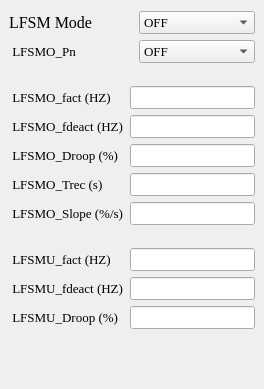
          <widget class="QWidget" name="widget_7" native="true">
           <layout class="QGridLayout" name="gridLayout_25">
            <property name="leftMargin">
             <number>0</number>
            </property>
            <property name="topMargin">
             <number>0</number>
            </property>
            <property name="rightMargin">
             <number>0</number>
            </property>
            <item row="0" column="0">
             <widget class="QWidget" name="widget_LFSMMode" native="true">
              <property name="font">
               <font>
                <family>Times New Roman</family>
                <pointsize>12</pointsize>
                <bold>false</bold>
               </font>
              </property>
              <layout class="QGridLayout" name="gridLayout_14">
               <property name="leftMargin">
                <number>0</number>
               </property>
               <property name="topMargin">
                <number>2</number>
               </property>
               <property name="rightMargin">
                <number>0</number>
               </property>
               <property name="bottomMargin">
                <number>0</number>
               </property>
               <property name="spacing">
                <number>5</number>
               </property>
               <item row="0" column="0">
                <widget class="QWidget" name="widget_LFSM" native="true">
                 <property name="sizePolicy">
                  <sizepolicy hsizetype="Preferred" vsizetype="Fixed">
                   <horstretch>0</horstretch>
                   <verstretch>0</verstretch>
                  </sizepolicy>
                 </property>
                 <property name="font">
                  <font>
                   <family>Times New Roman</family>
                   <pointsize>10</pointsize>
                   <bold>false</bold>
                  </font>
                 </property>
                 <layout class="QGridLayout" name="gridLayout_12">
                  <property name="leftMargin">
                   <number>9</number>
                  </property>
                  <item row="0" column="0">
                   <widget class="QLabel" name="label_LFSMMode">
                    <property name="font">
                     <font>
                      <family>Times New Roman</family>
                      <pointsize>12</pointsize>
                      <bold>false</bold>
                     </font>
                    </property>
                    <property name="text">
                     <string>LFSM Mode</string>
                    </property>
                   </widget>
                  </item>
                  <item row="0" column="1">
                   <widget class="QComboBox" name="comboBox_LFSMMode">
                    <property name="maximumSize">
                     <size>
                      <width>116</width>
                      <height>16777215</height>
                     </size>
                    </property>
                    <property name="font">
                     <font>
                      <family>Times New Roman</family>
                      <pointsize>10</pointsize>
                      <bold>false</bold>
                     </font>
                    </property>
                    <property name="layoutDirection">
                     <enum>Qt::LeftToRight</enum>
                    </property>
                    <item>
                     <property name="text">
                      <string>OFF</string>
                     </property>
                    </item>
                    <item>
                     <property name="text">
                      <string>VDE_MODE</string>
                     </property>
                    </item>
                    <item>
                     <property name="text">
                      <string>INMETRO_MODE</string>
                     </property>
                    </item>
                    <item>
                     <property name="text">
                      <string>AUSTRALIA_MODE</string>
                     </property>
                    </item>
                   </widget>
                  </item>
                  <item row="1" column="0">
                   <widget class="QLabel" name="label_LFSMO_Pn">
                    <property name="font">
                     <font>
                      <family>Times New Roman</family>
                      <pointsize>10</pointsize>
                      <bold>false</bold>
                     </font>
                    </property>
                    <property name="text">
                     <string> LFSMO_Pn</string>
                    </property>
                   </widget>
                  </item>
                  <item row="1" column="1">
                   <widget class="QComboBox" name="comboBox_LFSMO_Pn">
                    <property name="maximumSize">
                     <size>
                      <width>116</width>
                      <height>16777215</height>
                     </size>
                    </property>
                    <property name="font">
                     <font>
                      <family>Times New Roman</family>
                      <pointsize>10</pointsize>
                      <bold>false</bold>
                     </font>
                    </property>
                    <item>
                     <property name="text">
                      <string>OFF</string>
                     </property>
                    </item>
                    <item>
                     <property name="text">
                      <string>按Pn降额</string>
                     </property>
                    </item>
                   </widget>
                  </item>
                 </layout>
                </widget>
               </item>
               <item row="1" column="0">
                <widget class="QWidget" name="widget_LFSMO" native="true">
                 <property name="font">
                  <font>
                   <family>Times New Roman</family>
                   <pointsize>10</pointsize>
                   <bold>false</bold>
                  </font>
                 </property>
                 <layout class="QGridLayout" name="gridLayout_13">
                  <item row="0" column="0">
                   <widget class="QLabel" name="label_LFSMO_fact">
                    <property name="font">
                     <font>
                      <family>Times New Roman</family>
                      <pointsize>10</pointsize>
                      <bold>false</bold>
                     </font>
                    </property>
                    <property name="text">
                     <string> LFSMO_fact (HZ)</string>
                    </property>
                   </widget>
                  </item>
                  <item row="0" column="1">
                   <widget class="QLineEdit" name="lineEdit_LFSMO_fact">
                    <property name="sizePolicy">
                     <sizepolicy hsizetype="Preferred" vsizetype="Fixed">
                      <horstretch>0</horstretch>
                      <verstretch>0</verstretch>
                     </sizepolicy>
                    </property>
                    <property name="font">
                     <font>
                      <family>Times New Roman</family>
                      <pointsize>10</pointsize>
                      <bold>false</bold>
                     </font>
                    </property>
                   </widget>
                  </item>
                  <item row="1" column="0">
                   <widget class="QLabel" name="label_LFSMO_fdeact">
                    <property name="font">
                     <font>
                      <family>Times New Roman</family>
                      <pointsize>10</pointsize>
                      <bold>false</bold>
                     </font>
                    </property>
                    <property name="text">
                     <string> LFSMO_fdeact (HZ)</string>
                    </property>
                   </widget>
                  </item>
                  <item row="1" column="1">
                   <widget class="QLineEdit" name="lineEdit_LFSMO_fdeact">
                    <property name="sizePolicy">
                     <sizepolicy hsizetype="Preferred" vsizetype="Fixed">
                      <horstretch>0</horstretch>
                      <verstretch>0</verstretch>
                     </sizepolicy>
                    </property>
                    <property name="font">
                     <font>
                      <family>Times New Roman</family>
                      <pointsize>10</pointsize>
                      <bold>false</bold>
                     </font>
                    </property>
                   </widget>
                  </item>
                  <item row="2" column="0">
                   <widget class="QLabel" name="label_LFSMODroop">
                    <property name="font">
                     <font>
                      <family>Times New Roman</family>
                      <pointsize>10</pointsize>
                      <bold>false</bold>
                     </font>
                    </property>
                    <property name="text">
                     <string> LFSMO_Droop (%)</string>
                    </property>
                   </widget>
                  </item>
                  <item row="2" column="1">
                   <widget class="QLineEdit" name="lineEdit_LFSMO_Droop">
                    <property name="sizePolicy">
                     <sizepolicy hsizetype="Preferred" vsizetype="Fixed">
                      <horstretch>0</horstretch>
                      <verstretch>0</verstretch>
                     </sizepolicy>
                    </property>
                    <property name="font">
                     <font>
                      <family>Times New Roman</family>
                      <pointsize>10</pointsize>
                      <bold>false</bold>
                     </font>
                    </property>
                   </widget>
                  </item>
                  <item row="3" column="0">
                   <widget class="QLabel" name="label_LFSMOTrec">
                    <property name="font">
                     <font>
                      <family>Times New Roman</family>
                      <pointsize>10</pointsize>
                      <bold>false</bold>
                     </font>
                    </property>
                    <property name="text">
                     <string> LFSMO_Trec (s)</string>
                    </property>
                   </widget>
                  </item>
                  <item row="3" column="1">
                   <widget class="QLineEdit" name="lineEdit_LFSMO_Trec">
                    <property name="sizePolicy">
                     <sizepolicy hsizetype="Preferred" vsizetype="Fixed">
                      <horstretch>0</horstretch>
                      <verstretch>0</verstretch>
                     </sizepolicy>
                    </property>
                    <property name="font">
                     <font>
                      <family>Times New Roman</family>
                      <pointsize>10</pointsize>
                      <bold>false</bold>
                     </font>
                    </property>
                   </widget>
                  </item>
                  <item row="4" column="0">
                   <widget class="QLabel" name="label_LFSMOSramp">
                    <property name="font">
                     <font>
                      <family>Times New Roman</family>
                      <pointsize>10</pointsize>
                      <bold>false</bold>
                     </font>
                    </property>
                    <property name="text">
                     <string> LFSMO_Slope (%/s)</string>
                    </property>
                   </widget>
                  </item>
                  <item row="4" column="1">
                   <widget class="QLineEdit" name="lineEdit_LFSMO_P_slope">
                    <property name="sizePolicy">
                     <sizepolicy hsizetype="Preferred" vsizetype="Fixed">
                      <horstretch>0</horstretch>
                      <verstretch>0</verstretch>
                     </sizepolicy>
                    </property>
                    <property name="font">
                     <font>
                      <family>Times New Roman</family>
                      <pointsize>10</pointsize>
                      <bold>false</bold>
                     </font>
                    </property>
                   </widget>
                  </item>
                 </layout>
                </widget>
               </item>
               <item row="2" column="0">
                <widget class="QWidget" name="widget_LFSMU" native="true">
                 <property name="font">
                  <font>
                   <family>Times New Roman</family>
                   <pointsize>10</pointsize>
                   <bold>false</bold>
                  </font>
                 </property>
                 <layout class="QGridLayout" name="gridLayout_18">
                  <item row="0" column="0">
                   <widget class="QLabel" name="label_LFSMU_fact">
                    <property name="font">
                     <font>
                      <family>Times New Roman</family>
                      <pointsize>10</pointsize>
                      <bold>false</bold>
                     </font>
                    </property>
                    <property name="text">
                     <string> LFSMU_fact (HZ)</string>
                    </property>
                   </widget>
                  </item>
                  <item row="0" column="1">
                   <widget class="QLineEdit" name="lineEdit_LFSMU_fact">
                    <property name="sizePolicy">
                     <sizepolicy hsizetype="Preferred" vsizetype="Fixed">
                      <horstretch>0</horstretch>
                      <verstretch>0</verstretch>
                     </sizepolicy>
                    </property>
                    <property name="font">
                     <font>
                      <family>Times New Roman</family>
                      <pointsize>10</pointsize>
                      <bold>false</bold>
                     </font>
                    </property>
                   </widget>
                  </item>
                  <item row="1" column="0">
                   <widget class="QLabel" name="label_LFSMU_fdeact">
                    <property name="font">
                     <font>
                      <family>Times New Roman</family>
                      <pointsize>10</pointsize>
                      <bold>false</bold>
                     </font>
                    </property>
                    <property name="text">
                     <string> LFSMU_fdeact (HZ)</string>
                    </property>
                   </widget>
                  </item>
                  <item row="1" column="1">
                   <widget class="QLineEdit" name="lineEdit_LFSMU_fdeact">
                    <property name="sizePolicy">
                     <sizepolicy hsizetype="Preferred" vsizetype="Fixed">
                      <horstretch>0</horstretch>
                      <verstretch>0</verstretch>
                     </sizepolicy>
                    </property>
                    <property name="font">
                     <font>
                      <family>Times New Roman</family>
                      <pointsize>10</pointsize>
                      <bold>false</bold>
                     </font>
                    </property>
                   </widget>
                  </item>
                  <item row="2" column="0">
                   <widget class="QLabel" name="label_LFSMU_Droop">
                    <property name="font">
                     <font>
                      <family>Times New Roman</family>
                      <pointsize>10</pointsize>
                      <bold>false</bold>
                     </font>
                    </property>
                    <property name="text">
                     <string> LFSMU_Droop (%)</string>
                    </property>
                   </widget>
                  </item>
                  <item row="2" column="1">
                   <widget class="QLineEdit" name="lineEdit_LFSMU_Droop">
                    <property name="sizePolicy">
                     <sizepolicy hsizetype="Preferred" vsizetype="Fixed">
                      <horstretch>0</horstretch>
                      <verstretch>0</verstretch>
                     </sizepolicy>
                    </property>
                    <property name="font">
                     <font>
                      <family>Times New Roman</family>
                      <pointsize>10</pointsize>
                      <bold>false</bold>
                     </font>
                    </property>
                   </widget>
                  </item>
                 </layout>
                </widget>
               </item>
              </layout>
             </widget>
            </item>
            <item row="1" column="0">
             <spacer name="verticalSpacer_2">
              <property name="orientation">
               <enum>Qt::Vertical</enum>
              </property>
              <property name="sizeHint" stdset="0">
               <size>
                <width>20</width>
                <height>40</height>
               </size>
              </property>
             </spacer>
            </item>
           </layout>
          </widget>
